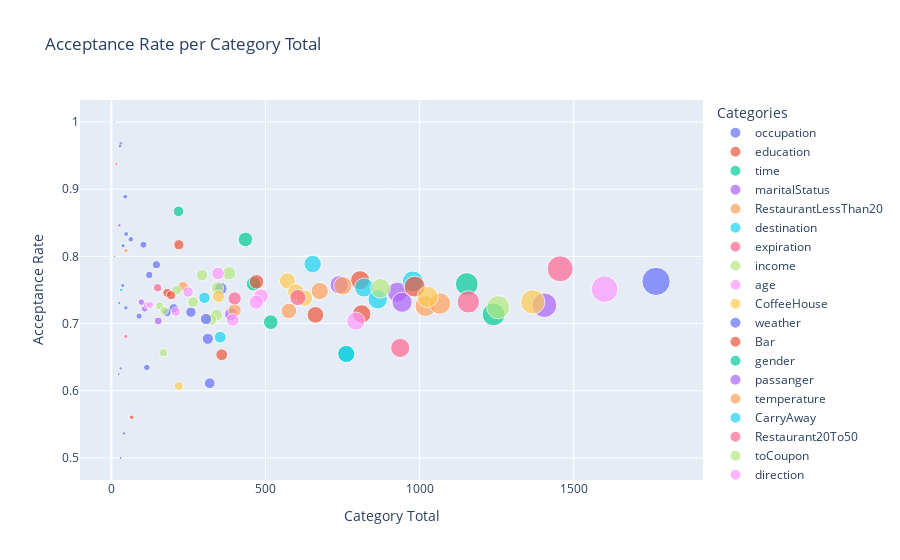

The cell this chart's notebook holds for it:
### Markdown cell above
##### Correlation between Acceptance Rates and Category Totals

### Code cell
# Explore how the category count correlates with the acceptance rates
fig = px.scatter(sorted_rates, x='cat_total', y='yes_rate', color='category', size='yes', labels={'yes_rate':'Acceptance Rate','cat_total':'Category Total', 'category':'Categories'}, title='Acceptance Rate per Category Total')
fig.show()
# The larger the bubble, the more impactful that category value was in this survey

### Figure 1 — Plotly figure (JSON) as saved in the notebook; plotly's stock layout.template omitted (floating-point values rounded to 4 significant figures)
{"data": [{"hovertemplate": "Categories=occupation<br>Category Total=%{x}<br>Acceptance Rate=%{y}<br>yes=%{marker.size}<extra></extra>", "legendgroup": "occupation", "marker": {"color": "#636efa", "size": [9, 30, 27, 40, 40, 52, 85, 31, 8, 115, 95, 28, 267, 19, 34, 146, 185, 129, 64, 212, 73, 19, 15, 22, 15], "sizemode": "area", "sizeref": 3.37, "symbol": "circle"}, "mode": "markers", "name": "occupation", "orientation": "v", "showlegend": true, "type": "scatter", "x": [9, 31, 28, 45, 48, 63, 104, 38, 10, 146, 123, 37, 355, 26, 47, 202, 258, 180, 90, 313, 115, 30, 24, 41, 30], "xaxis": "x", "y": [1, 0.9677, 0.9643, 0.8889, 0.8333, 0.8254, 0.8173, 0.8158, 0.8, 0.7877, 0.7724, 0.7568, 0.7521, 0.7308, 0.7234, 0.7228, 0.7171, 0.7167, 0.7111, 0.6773, 0.6348, 0.6333, 0.625, 0.5366, 0.5], "yaxis": "y"}, {"hovertemplate": "Categories=education<br>Category Total=%{x}<br>Acceptance Rate=%{y}<br>yes=%{marker.size}<extra></extra>", "legendgroup": "education", "marker": {"color": "#EF553B", "size": [15, 179, 617, 135, 580, 234], "sizemode": "area", "sizeref": 3.37, "symbol": "circle"}, "mode": "markers", "name": "education", "orientation": "v", "showlegend": true, "type": "scatter", "x": [16, 219, 807, 181, 812, 358], "xaxis": "x", "y": [0.9375, 0.8174, 0.7646, 0.7459, 0.7143, 0.6536], "yaxis": "y"}, {"hovertemplate": "Categories=time<br>Category Total=%{x}<br>Acceptance Rate=%{y}<br>yes=%{marker.size}<extra></extra>", "legendgroup": "time", "marker": {"color": "#00cc96", "size": [189, 359, 350, 363, 499], "sizemode": "area", "sizeref": 3.37, "symbol": "circle"}, "mode": "markers", "name": "time", "orientation": "v", "showlegend": true, "type": "scatter", "x": [218, 435, 461, 517, 762], "xaxis": "x", "y": [0.867, 0.8253, 0.7592, 0.7021, 0.6549], "yaxis": "y"}, {"hovertemplate": "Categories=maritalStatus<br>Category Total=%{x}<br>Acceptance Rate=%{y}<br>yes=%{marker.size}<extra></extra>", "legendgroup": "maritalStatus", "marker": {"color": "#ab63fa", "size": [22, 693, 690, 78, 277], "sizemode": "area", "sizeref": 3.37, "symbol": "circle"}, "mode": "markers", "name": "maritalStatus", "orientation": "v", "showlegend": true, "type": "scatter", "x": [26, 928, 943, 108, 388], "xaxis": "x", "y": [0.8462, 0.7468, 0.7317, 0.7222, 0.7139], "yaxis": "y"}, {"hovertemplate": "Categories=RestaurantLessThan20<br>Category Total=%{x}<br>Acceptance Rate=%{y}<br>yes=%{marker.size}<extra></extra>", "legendgroup": "RestaurantLessThan20", "marker": {"color": "#FFA15A", "size": [38, 176, 506, 740, 288], "sizemode": "area", "sizeref": 3.37, "symbol": "circle"}, "mode": "markers", "name": "RestaurantLessThan20", "orientation": "v", "showlegend": true, "type": "scatter", "x": [47, 233, 676, 1019, 400], "xaxis": "x", "y": [0.8085, 0.7554, 0.7485, 0.7262, 0.72], "yaxis": "y"}, {"hovertemplate": "Categories=destination<br>Category Total=%{x}<br>Acceptance Rate=%{y}<br>yes=%{marker.size}<extra></extra>", "legendgroup": "destination", "marker": {"color": "#19d3f3", "size": [515, 746, 499], "sizemode": "area", "sizeref": 3.37, "symbol": "circle"}, "mode": "markers", "name": "destination", "orientation": "v", "showlegend": true, "type": "scatter", "x": [653, 978, 762], "xaxis": "x", "y": [0.7887, 0.7628, 0.6549], "yaxis": "y"}, {"hovertemplate": "Categories=expiration<br>Category Total=%{x}<br>Acceptance Rate=%{y}<br>yes=%{marker.size}<extra></extra>", "legendgroup": "expiration", "marker": {"color": "#FF6692", "size": [1138, 622], "sizemode": "area", "sizeref": 3.37, "symbol": "circle"}, "mode": "markers", "name": "expiration", "orientation": "v", "showlegend": true, "type": "scatter", "x": [1456, 937], "xaxis": "x", "y": [0.7816, 0.6638], "yaxis": "y"}, {"hovertemplate": "Categories=income<br>Category Total=%{x}<br>Acceptance Rate=%{y}<br>yes=%{marker.size}<extra></extra>", "legendgroup": "income", "marker": {"color": "#B6E880", "size": [296, 227, 259, 159, 114, 123, 243, 228, 111], "sizemode": "area", "sizeref": 3.37, "symbol": "circle"}, "mode": "markers", "name": "income", "orientation": "v", "showlegend": true, "type": "scatter", "x": [382, 294, 344, 212, 157, 171, 341, 323, 169], "xaxis": "x", "y": [0.7749, 0.7721, 0.7529, 0.75, 0.7261, 0.7193, 0.7126, 0.7059, 0.6568], "yaxis": "y"}, {"hovertemplate": "Categories=age<br>Category Total=%{x}<br>Acceptance Rate=%{y}<br>yes=%{marker.size}<extra></extra>", "legendgroup": "age", "marker": {"color": "#FF97FF", "size": [268, 186, 360, 344, 83, 91, 150, 278], "sizemode": "area", "sizeref": 3.37, "symbol": "circle"}, "mode": "markers", "name": "age", "orientation": "v", "showlegend": true, "type": "scatter", "x": [346, 249, 486, 470, 114, 125, 209, 394], "xaxis": "x", "y": [0.7746, 0.747, 0.7407, 0.7319, 0.7281, 0.728, 0.7177, 0.7056], "yaxis": "y"}, {"hovertemplate": "Categories=CoffeeHouse<br>Category Total=%{x}<br>Acceptance Rate=%{y}<br>yes=%{marker.size}<extra></extra>", "legendgroup": "CoffeeHouse", "marker": {"color": "#FECB52", "size": [436, 447, 257, 462, 133], "sizemode": "area", "sizeref": 3.37, "symbol": "circle"}, "mode": "markers", "name": "CoffeeHouse", "orientation": "v", "showlegend": true, "type": "scatter", "x": [571, 598, 347, 626, 219], "xaxis": "x", "y": [0.7636, 0.7475, 0.7406, 0.738, 0.6073], "yaxis": "y"}, {"hovertemplate": "Categories=weather<br>Category Total=%{x}<br>Acceptance Rate=%{y}<br>yes=%{marker.size}<extra></extra>", "legendgroup": "weather", "marker": {"color": "#636efa", "size": [1348, 217, 195], "sizemode": "area", "sizeref": 3.37, "symbol": "circle"}, "mode": "markers", "name": "weather", "orientation": "v", "showlegend": true, "type": "scatter", "x": [1767, 307, 319], "xaxis": "x", "y": [0.7629, 0.7068, 0.6113], "yaxis": "y"}, {"hovertemplate": "Categories=Bar<br>Category Total=%{x}<br>Acceptance Rate=%{y}<br>yes=%{marker.size}<extra></extra>", "legendgroup": "Bar", "marker": {"color": "#EF553B", "size": [359, 743, 144, 472, 37], "sizemode": "area", "sizeref": 3.37, "symbol": "circle"}, "mode": "markers", "name": "Bar", "orientation": "v", "showlegend": true, "type": "scatter", "x": [471, 984, 194, 662, 66], "xaxis": "x", "y": [0.7622, 0.7551, 0.7423, 0.713, 0.5606], "yaxis": "y"}, {"hovertemplate": "Categories=gender<br>Category Total=%{x}<br>Acceptance Rate=%{y}<br>yes=%{marker.size}<extra></extra>", "legendgroup": "gender", "marker": {"color": "#00cc96", "size": [875, 885], "sizemode": "area", "sizeref": 3.37, "symbol": "circle"}, "mode": "markers", "name": "gender", "orientation": "v", "showlegend": true, "type": "scatter", "x": [1153, 1240], "xaxis": "x", "y": [0.7589, 0.7137], "yaxis": "y"}, {"hovertemplate": "Categories=passanger<br>Category Total=%{x}<br>Acceptance Rate=%{y}<br>yes=%{marker.size}<extra></extra>", "legendgroup": "passanger", "marker": {"color": "#ab63fa", "size": [560, 71, 1022, 107], "sizemode": "area", "sizeref": 3.37, "symbol": "circle"}, "mode": "markers", "name": "passanger", "orientation": "v", "showlegend": true, "type": "scatter", "x": [739, 97, 1405, 152], "xaxis": "x", "y": [0.7578, 0.732, 0.7274, 0.7039], "yaxis": "y"}, {"hovertemplate": "Categories=temperature<br>Category Total=%{x}<br>Acceptance Rate=%{y}<br>yes=%{marker.size}<extra></extra>", "legendgroup": "temperature", "marker": {"color": "#FFA15A", "size": [568, 778, 414], "sizemode": "area", "sizeref": 3.37, "symbol": "circle"}, "mode": "markers", "name": "temperature", "orientation": "v", "showlegend": true, "type": "scatter", "x": [751, 1066, 576], "xaxis": "x", "y": [0.7563, 0.7298, 0.7188], "yaxis": "y"}, {"hovertemplate": "Categories=CarryAway<br>Category Total=%{x}<br>Acceptance Rate=%{y}<br>yes=%{marker.size}<extra></extra>", "legendgroup": "CarryAway", "marker": {"color": "#19d3f3", "size": [618, 24, 223, 636, 240], "sizemode": "area", "sizeref": 3.37, "symbol": "circle"}, "mode": "markers", "name": "CarryAway", "orientation": "v", "showlegend": true, "type": "scatter", "x": [820, 32, 302, 864, 353], "xaxis": "x", "y": [0.7537, 0.75, 0.7384, 0.7361, 0.6799], "yaxis": "y"}, {"hovertemplate": "Categories=Restaurant20To50<br>Category Total=%{x}<br>Acceptance Rate=%{y}<br>yes=%{marker.size}<extra></extra>", "legendgroup": "Restaurant20To50", "marker": {"color": "#FF6692", "size": [113, 447, 295, 848, 32], "sizemode": "area", "sizeref": 3.37, "symbol": "circle"}, "mode": "markers", "name": "Restaurant20To50", "orientation": "v", "showlegend": true, "type": "scatter", "x": [150, 605, 400, 1158, 47], "xaxis": "x", "y": [0.7533, 0.7388, 0.7375, 0.7323, 0.6809], "yaxis": "y"}, {"hovertemplate": "Categories=toCoupon<br>Category Total=%{x}<br>Acceptance Rate=%{y}<br>yes=%{marker.size}<extra></extra>", "legendgroup": "toCoupon", "marker": {"color": "#B6E880", "size": [657, 194, 909], "sizemode": "area", "sizeref": 3.37, "symbol": "circle"}, "mode": "markers", "name": "toCoupon", "orientation": "v", "showlegend": true, "type": "scatter", "x": [873, 265, 1255], "xaxis": "x", "y": [0.7526, 0.7321, 0.7243], "yaxis": "y"}, {"hovertemplate": "Categories=direction<br>Category Total=%{x}<br>Acceptance Rate=%{y}<br>yes=%{marker.size}<extra></extra>", "legendgroup": "direction", "marker": {"color": "#FF97FF", "size": [1202, 558], "sizemode": "area", "sizeref": 3.37, "symbol": "circle"}, "mode": "markers", "name": "direction", "orientation": "v", "showlegend": true, "type": "scatter", "x": [1600, 793], "xaxis": "x", "y": [0.7512, 0.7037], "yaxis": "y"}, {"hovertemplate": "Categories=has_children<br>Category Total=%{x}<br>Acceptance Rate=%{y}<br>yes=%{marker.size}<extra></extra>", "legendgroup": "has_children", "marker": {"color": "#FECB52", "size": [759, 1001], "sizemode": "area", "sizeref": 3.37, "symbol": "circle"}, "mode": "markers", "name": "has_children", "orientation": "v", "showlegend": true, "type": "scatter", "x": [1026, 1367], "xaxis": "x", "y": [0.7398, 0.7323], "yaxis": "y"}], "layout": {"legend": {"itemsizing": "constant", "title": {"text": "Categories"}, "tracegroupgap": 0}, "title": {"text": "Acceptance Rate per Category Total"}, "xaxis": {"anchor": "y", "domain": [0, 1], "title": {"text": "Category Total"}}, "yaxis": {"anchor": "x", "domain": [0, 1], "title": {"text": "Acceptance Rate"}}}}
